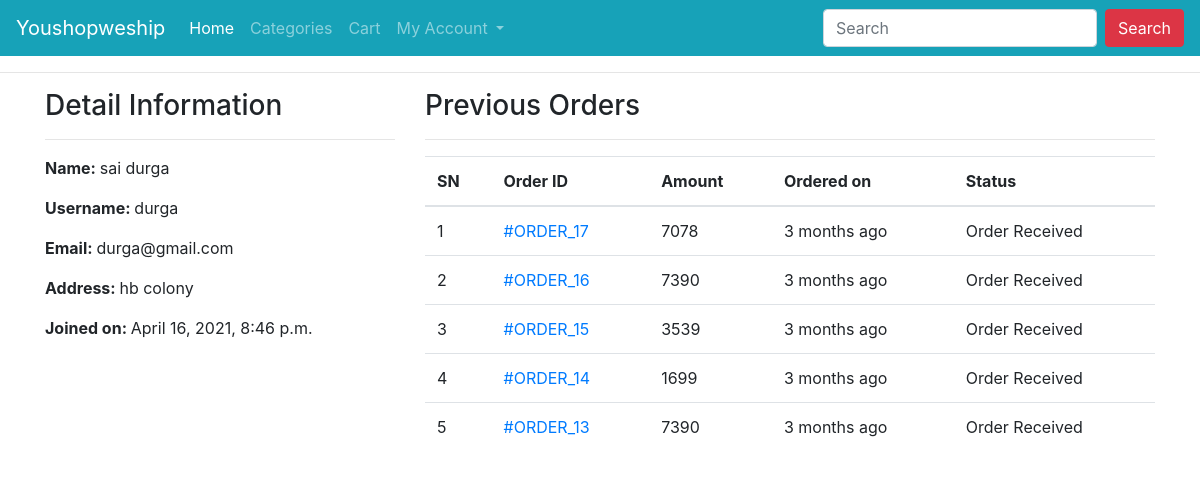
Screenshot of /profile/ (signed in) with the database file from the repository.
### youshopweship/models.py (models this page shows, shortened)
class Customer(models.Model):
    user = models.OneToOneField(User, on_delete=models.CASCADE)
    full_name = models.CharField(max_length=200)
    address = models. CharField(max_length = 200, null=True, blank = True)
    joined_on = models.DateTimeField(auto_now_add=True)

class Order(models.Model):
    cart = models.OneToOneField(Cart, on_delete=models.CASCADE)
    ordered_by = models.CharField(max_length=200)
    shipping_address = models.CharField(max_length=200)
    mobile = models.CharField(max_length=10)
    email = models.EmailField(null=True, blank=True)
    subtotal = models.PositiveIntegerField()
    discount = models.PositiveIntegerField()
    total = models.PositiveIntegerField()
    order_status = models.CharField(max_length=50, choices=ORDER_STATUS)
    created_at = models.DateTimeField(auto_now_add=True)
    payment_method = models.CharField(max_length=20, choices=METHOD, default="Cash On Delivery")
    payment_completed = models.BooleanField(default=False, null=True, blank=True)

### youshopweship/views.py (the view)
# urls.py: path("profile/", CustomerProfileView.as_view(), name="customerprofile"),
class CustomerProfileView(TemplateView):
	template_name = "customerprofile.html"
	def get_context_data(self, **kwargs):
		context = super().get_context_data(**kwargs)
		customer = self.request.user.customer
		context['customer'] = customer
		orders = Order.objects.filter(cart__customer=customer).order_by("-id")
		context["orders"] = orders
		return context

### templates/customerprofile.html (shortened to what this page needs)
{% extends 'base.html' %}
{% block content %}
<div class="container">
    <div class="row">
        <div class="col-md-4">
            <h3>Detail Information</h3><hr>
            <p><span class="font-weight-bold">Name: </span> {{customer.full_name}}</p>
            <p><span class="font-weight-bold">Username: </span> {{customer.user.username}}</p>
            <p><span class="font-weight-bold">Email: </span> {{customer.user.email}}</p>
            <p><span class="font-weight-bold">Address: </span> {{customer.address}}</p>
            <p><span class="font-weight-bold">Joined on: </span> {{customer.joined_on}}</p>
        </div>
        <div class="col-md-8">
            <h3>Previous Orders</h3>
            <hr>
            <table class="table">
                <thead>
                    <tr>
                        <th>SN</th>
                        <th>Order ID</th>
                        <th>Amount</th>
                        <th>Ordered on</th>
                        <th>Status</th>
                    </tr>
                </thead>
                <tbody>
                    {% for ord in orders %}
                    <tr>
                        <td>{{forloop.counter}}</td>
                        <td><a href="{% url 'youshopweship:customerorderdetail' ord.pk %}"> #ORDER_{{ord.id}}</a></td>
                        <td>{{ord.total}}</td>
                        <td>{{ord.created_at|timesince}} ago</td>
                        <td>{{ord.order_status}}</td>
                    </tr>
                    {% endfor %}
                </tbody>
            </table>
        </div>
    </div>
</div>
{% endblock %}

### rows the page displays
Customer: full_name "sai durga", user.username "durga", user.email "durga@gmail.com", address "hb colony", joined_on "April 16, 2021, 8:46 p.m."
Order: id "17", total "7078", created_at "3 months", order_status "Order Received"
Order: id "16", total "7390", created_at "3 months", order_status "Order Received"
Order: id "15", total "3539", created_at "3 months", order_status "Order Received"
Order: id "14", total "1699", created_at "3 months", order_status "Order Received"
Order: id "13", total "7390", created_at "3 months", order_status "Order Received"
